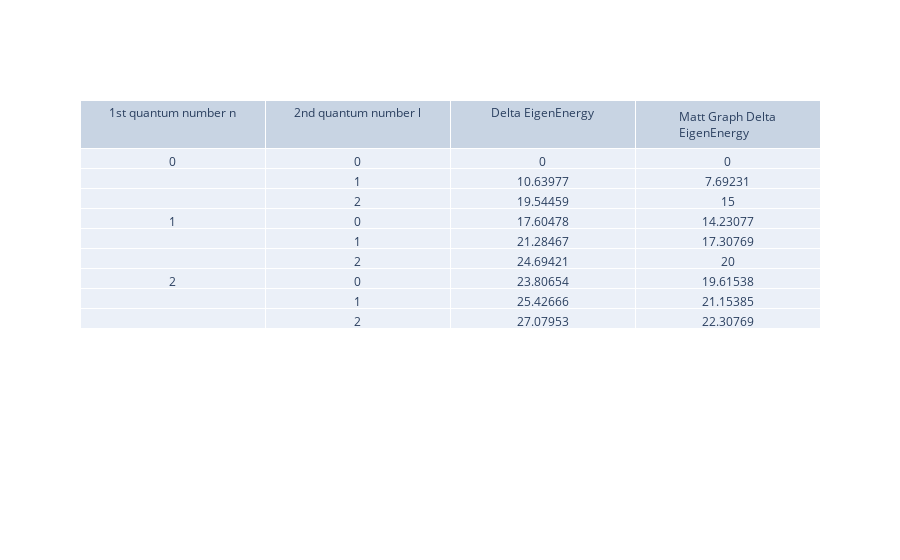

Here is the notebook cell this chart was saved with:
### Code cell
import plotly.graph_objects as go
import numpy as np

En2 = [round(x, 5) for x in En2]

E_inCm = [0, 3.7, 5.1, 2, 4.5, 5.5, 3.9, 5.2, 5.8]
E_in_meV = np.array(E_inCm)*10/2.6
E_an = [round(x, 5) for x in E_in_meV]

fig = go.Figure(data=[go.Table(header=dict(values=['1st quantum number n', '2nd quantum number l', 'Delta EigenEnergy', 'Matt Graph Delta EigenEnergy']),
                 cells=dict(values=[['0', '', '', '1', '', '', '2', '', '', ],
                                    ['0', '1' ,'2' , '0','1' ,'2' , '0','1' ,'2'],
                                    [En2[0], En2[3], En2[6], En2[1], En2[4], En2[7], En2[2], En2[5], En2[8]], 
                                    [E_an[0], E_an[3], E_an[6], E_an[1], E_an[4], E_an[7], E_an[2], E_an[5], E_an[8]]]
                                    ))])
fig.show()

### Figure 1 — Plotly figure (JSON) as saved in the notebook; plotly's stock layout.template omitted (floating-point values rounded to 4 significant figures)
{"data": [{"cells": {"values": [["0", "", "", "1", "", "", "2", "", ""], ["0", "1", "2", "0", "1", "2", "0", "1", "2"], [0, 10.64, 19.54, 17.6, 21.28, 24.69, 23.81, 25.43, 27.08], [0, 7.692, 15, 14.23, 17.31, 20, 19.62, 21.15, 22.31]]}, "header": {"values": ["1st quantum number n", "2nd quantum number l", "Delta EigenEnergy", "Matt Graph Delta EigenEnergy"]}, "type": "table"}], "layout": {}}
